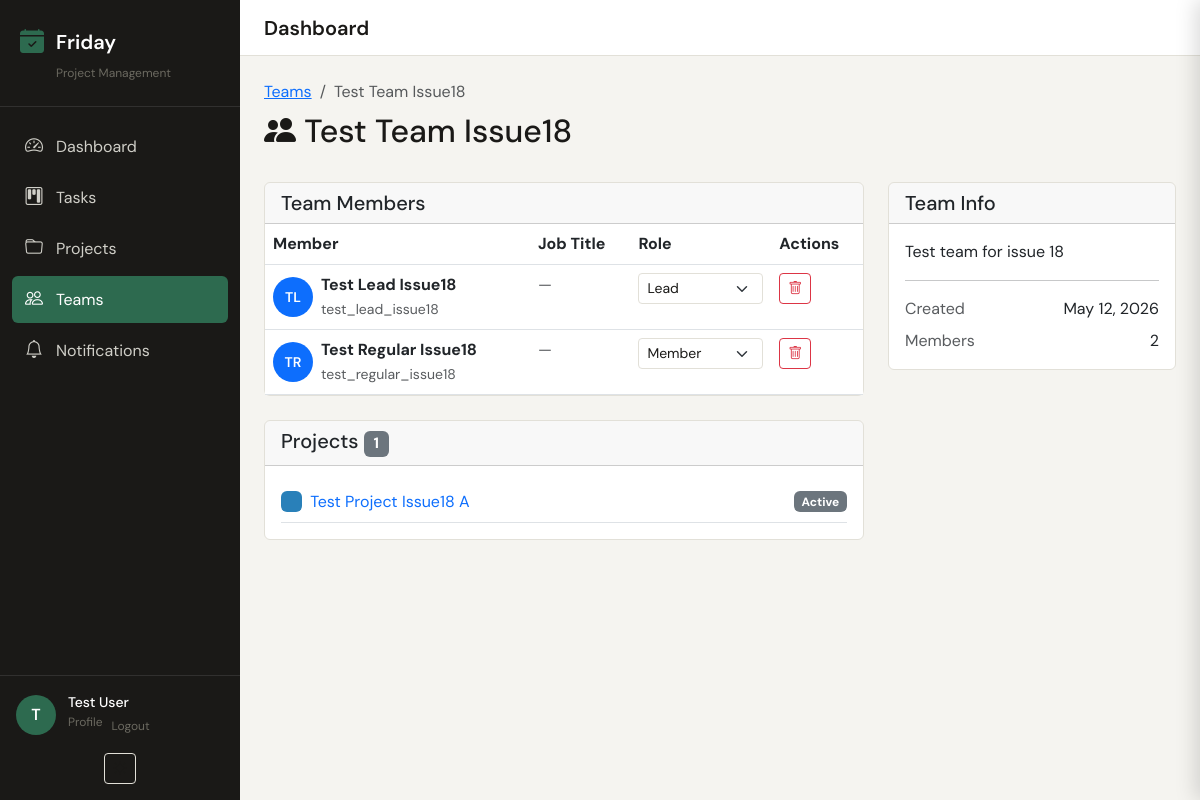
Page /teams/test-team-issue18/ (signed in) on the committed database.
### apps/accounts/models.py (models this page shows, shortened)
class User(AbstractUser):
    avatar = models.ImageField(upload_to='avatars/', blank=True)
    display_name = models.CharField(max_length=100, blank=True)
    job_title = models.CharField(max_length=100, blank=True)
    phone = models.CharField(max_length=30, blank=True)
    azure_oid = models.CharField(max_length=100, blank=True, db_index=True)  # object ID from token
    azure_upn = models.EmailField(blank=True)  # UserPrincipalName
    notify_email = models.BooleanField(default=True)
    notify_inapp = models.BooleanField(default=True)
    timezone = models.CharField(max_length=50, default='Europe/Berlin')
    class Meta:
        verbose_name = 'User'
        verbose_name_plural = 'Users'
    @property
    def full_name(self):
        return self.display_name or self.get_full_name() or self.username
    @property
    def teams(self):
        from apps.teams.models import Team
        return Team.objects.filter(memberships__user=self, is_active=True)
    @property
    def initials(self):
        parts = self.full_name.split()
        return ''.join(p[0].upper() for p in parts[:2]) if parts else '?'

### apps/teams/models.py (models this page shows, shortened)
class Team(TimeStampedModel):
    name        = models.CharField(max_length=100)
    slug        = models.SlugField(unique=True)
    description = models.TextField(blank=True)
    color       = models.CharField(max_length=7, default='#6366f1')
    icon        = models.CharField(max_length=50, blank=True)  # Bootstrap icon name
    is_active   = models.BooleanField(default=True)
    class Meta:
        ordering = ['name']

class TeamMembership(TimeStampedModel):
    ROLE_LEAD   = 'lead'
    ROLE_MEMBER = 'member'
    ROLE_GUEST  = 'guest'
    ROLE_CHOICES = [
        (ROLE_LEAD,   'Team Lead'),
        (ROLE_MEMBER, 'Member'),
        (ROLE_GUEST,  'Guest'),
    ]
    user      = models.ForeignKey(
        settings.AUTH_USER_MODEL,
        on_delete=models.CASCADE,
        related_name='team_memberships'
    )
    team      = models.ForeignKey(
        Team,
        on_delete=models.CASCADE,
        related_name='memberships'
    )
    role      = models.CharField(
        max_length=20,
        choices=ROLE_CHOICES,
        default=ROLE_MEMBER
    )
    joined_at = models.DateTimeField(auto_now_add=True)
    class Meta:
        unique_together = ('user', 'team')
        verbose_name = 'Team Membership'
        verbose_name_plural = 'Team Memberships'

### apps/projects/models.py (models this page shows, shortened)
class Project(TimeStampedModel):
    STATUS_PLANNING  = 'planning'
    STATUS_ACTIVE    = 'active'
    STATUS_ON_HOLD   = 'on_hold'
    STATUS_DONE      = 'done'
    STATUS_ARCHIVED  = 'archived'
    STATUS_CHOICES = [
        (STATUS_PLANNING, 'Planning'),
        (STATUS_ACTIVE,   'Active'),
        (STATUS_ON_HOLD,  'On Hold'),
        (STATUS_DONE,     'Done'),
        (STATUS_ARCHIVED, 'Archived'),
    ]
    VISIBILITY_MEMBERS = 'members'
    VISIBILITY_ORG     = 'organisation'
    VISIBILITY_CHOICES = [
        (VISIBILITY_MEMBERS, 'Members only'),
        (VISIBILITY_ORG,     'Entire organisation'),
    ]
    name        = models.CharField(max_length=200)
    description = models.TextField(blank=True)
    status      = models.CharField(
        max_length=20,
        choices=STATUS_CHOICES,
        default=STATUS_PLANNING
    )
    visibility  = models.CharField(
        max_length=20,
        choices=VISIBILITY_CHOICES,
        default=VISIBILITY_MEMBERS
    )
    owner       = models.ForeignKey(
        settings.AUTH_USER_MODEL,
        on_delete=models.SET_NULL,
        null=True,
        related_name='owned_projects'
    )
    start_date  = models.DateField(null=True, blank=True)
    due_date    = models.DateField(null=True, blank=True)
    priority    = models.IntegerField(default=0)
    color       = models.CharField(max_length=7, default='#3b82f6')
    user_members = models.ManyToManyField(
        settings.AUTH_USER_MODEL,
        through='ProjectUserMembership',
        related_name='member_projects',
        blank=True,
    )
    team_members = models.ManyToManyField(
        'teams.Team',
        through='ProjectTeamMembership',
        related_name='member_projects',
        blank=True,
    )
    class Meta:
        ordering = ['-updated_at']

### apps/teams/views.py (the view)
# urls.py: path('<slug:slug>/', views.TeamDetailView.as_view(), name='team-detail'),
class TeamDetailView(LoginRequiredMixin, DetailView):
    model = Team
    template_name = 'teams/detail.html'
    def get_context_data(self, **kwargs):
        ctx = super().get_context_data(**kwargs)
        ctx['memberships'] = self.object.memberships.select_related('user').order_by('role', 'user__display_name')
        ctx['projects'] = self.object.member_projects.exclude(
            status='archived'
        ).order_by('-updated_at')
        from apps.projects.models import Project
        ctx['available_projects'] = Project.objects.exclude(
            status='archived'
        ).exclude(
            team_members=self.object
        ).order_by('name')
        ctx['all_users'] = User.objects.filter(is_active=True).exclude(
            team_memberships__team=self.object
        ).order_by('display_name')
        ctx['is_lead'] = self.object.memberships.filter(
            user=self.request.user, role='lead'
        ).exists()
        return ctx

### apps/core/context_processors.py (called while the page is built)
def friday_context(request):
    context = {
        'app_version': '1.0.0',
        'user_teams': [],
        'unread_notification_count': 0,
    }
    if request.user.is_authenticated:
        try:
            context['user_teams'] = list(request.user.teams.all()) if hasattr(request.user, 'teams') else []
        except Exception:
            context['user_teams'] = []
        try:
            from apps.notifications.models import Notification
            context['unread_notification_count'] = Notification.objects.filter(
                recipient=request.user, is_read=False
            ).count()
        except Exception:
            context['unread_notification_count'] = 0
    return context

### templates/teams/detail.html (shortened to what this page needs)
{% extends 'base.html' %}
{% load static %}
{% block content %}
<div class="d-flex justify-content-between align-items-center mb-4">
    <div>
        <nav aria-label="breadcrumb">
            <ol class="breadcrumb mb-2">
                <li class="breadcrumb-item"><a href="{% url 'teams:team-list' %}">Teams</a></li>
                <li class="breadcrumb-item active" aria-current="page">{{ team.name }}</li>
            </ol>
        </nav>
        <h2>
            {% if team.icon %}
            <i class="bi bi-{{ team.icon }}"></i>
            {% endif %}
            {{ team.name }}
        </h2>
    </div>
</div>
<div class="row">
    <div class="col-lg-8">
        <div class="card mb-4">
            <div class="card-header">
                <h5 class="mb-0">Team Members</h5>
            </div>
            <div class="card-body p-0">
                <div id="member-list">
                    {% include 'teams/partials/member_list.html' %}
                </div>
            </div>
        </div>
        <div class="card">
            <div class="card-header">
                <h5 class="mb-0">Projects
                    <span class="badge bg-secondary">{{ projects.count }}</span>
                </h5>
            </div>
            <div class="card-body">
                {% include 'teams/partials/project_list.html' with team=team projects=projects available_projects=available_projects is_lead=is_lead %}
            </div>
        </div>
    </div>
    <div class="col-lg-4">
        <div class="card">
            <div class="card-header">
                <h5 class="mb-0">Team Info</h5>
            </div>
            <div class="card-body">
                {% if team.description %}
                <p>{{ team.description }}</p>
                {% else %}
                <p class="text-muted">No description provided.</p>
                {% endif %}
                <hr>
                <div class="d-flex justify-content-between mb-2">
                    <span class="text-muted">Created</span>
                    <span>{{ team.created_at|date:"M d, Y" }}</span>
                </div>
                <div class="d-flex justify-content-between">
                    <span class="text-muted">Members</span>
                    <span>{{ memberships.count }}</span>
                </div>
            </div>
        </div>
    </div>
</div>
{% endblock %}

### templates/partials/sidebar.html (shortened to what this page needs)
<aside class="friday-sidebar">
    <div class="sidebar-header">
        <div class="logo">
            <i class="bi bi-calendar-check-fill"></i>
            <span class="logo-text">Friday</span>
        </div>
        <div class="tagline">Project Management</div>
    </div>
    <nav class="sidebar-nav">
        <a href="{% url 'dashboard:dashboard' %}" class="nav-item {% if request.resolver_match.app_name == 'dashboard' %}active{% endif %}">
            <i class="bi bi-speedometer2"></i>
            <span>Dashboard</span>
        </a>
        <a href="{% url 'kanban:kanban-board' %}" class="nav-item {% if request.resolver_match.app_name == 'kanban' %}active{% endif %}">
            <i class="bi bi-kanban"></i>
            <span>Tasks</span>
        </a>
        <a href="{% url 'projects:project-list' %}" class="nav-item {% if request.resolver_match.app_name == 'projects' %}active{% endif %}">
            <i class="bi bi-folder"></i>
            <span>Projects</span>
        </a>
        <a href="{% url 'teams:team-list' %}" class="nav-item {% if request.resolver_match.app_name == 'teams' %}active{% endif %}">
            <i class="bi bi-people"></i>
            <span>Teams</span>
        </a>
        <a href="{% url 'notifications:notification-list' %}" class="nav-item {% if request.resolver_match.app_name == 'notifications' %}active{% endif %} position-relative">
            <i class="bi bi-bell"></i>
            <span>Notifications</span>
        </a>
    </nav>
    <div class="sidebar-footer">
        {% if user.is_authenticated %}
	        <div class="user-section">
	            <div class="user-avatar">
	                {% if user.avatar %}
	                    <img src="{{ user.avatar.url }}" alt="{{ user.full_name }}">
	                {% else %}
	                    <div class="avatar-placeholder">{{ user.username|first|upper }}</div>
	                {% endif %}
	            </div>
	            <div class="user-info">
	                <div class="user-name">{{ user.full_name }}</div>
	                <div class="d-flex gap-2">
	                    <a href="{% url 'accounts:profile' %}" class="user-action">Profile</a>
	                    <form method="post" action="{% url 'accounts:logout' %}">
	                        <button type="submit" class="btn btn-link p-0 user-action">Logout</button>
	                    </form>
	                </div>
	            </div>
	        </div>
	        {% endif %}
        {% include 'partials/theme_toggle.html' %}
    </div>
</aside>

### templates/teams/partials/member_row.html (shortened to what this page needs)
<tr>
    <td>
        <div class="d-flex align-items-center">
            <div class="avatar-circle bg-primary text-white me-2">
                {{ membership.user.initials }}
            </div>
            <div>
                <strong>{{ membership.user.full_name }}</strong><br>
                <small class="text-muted">{{ membership.user.username }}</small>
            </div>
        </div>
    </td>
    <td>
        {% if membership.user.job_title %}
        {{ membership.user.job_title }}
        {% else %}
        <span class="text-muted">—</span>
        {% endif %}
    </td>
    <td>
        <select class="form-select form-select-sm role-select"
                name="role"
                hx-post="{% url 'teams:team-member-role' team.slug membership.user.id %}"
                hx-target="closest tr"
                hx-swap="outerHTML">
            <option value="lead" {% if membership.role == 'lead' %}selected{% endif %}>Lead</option>
            <option value="member" {% if membership.role == 'member' %}selected{% endif %}>Member</option>
        </select>
    </td>
    <td>
        <button type="button"
                class="btn btn-sm btn-outline-danger"
                hx-post="{% url 'teams:team-member-remove' team.slug membership.user.id %}"
                hx-target="#member-list"
                hx-swap="innerHTML"
                hx-confirm="Are you sure you want to remove {{ membership.user.full_name }} from this team?">
            <i class="bi bi-trash"></i>
        </button>
    </td>
</tr>

### templates/teams/partials/project_list.html (shortened to what this page needs)
<div id="team-project-list">
  {% for project in projects %}
  <div class="d-flex align-items-center gap-2 py-2 border-bottom border-opacity-25">
    <span class="badge" style="background-color: {{ project.color }};">&nbsp;&nbsp;</span>
    <a href="{% url 'projects:project-detail' project.pk %}"
       class="flex-grow-1 text-decoration-none">
      {{ project.name }}
    </a>
    <span class="badge bg-secondary">
      {{ project.get_status_display }}
    </span>
  </div>
  {% empty %}
  <p class="text-muted fst-italic" style="font-size:13px;">
    Not assigned to any projects yet.
  </p>
  {% endfor %}
</div>

### static/css/friday.css (style rules this page uses)
body { font-family: 'DM Sans', -apple-system, BlinkMacSystemFont, 'Segoe UI', sans-serif; font-weight: 400; }
:root, [data-bs-theme="light"] { --friday-bg: #f5f4f0; --friday-surface: #ffffff; --friday-surface-alt: #f0efe9; --friday-border: #e2e0d8; --friday-text: #1a1917; --friday-text-muted: #6b6960; --friday-accent: #2d6a4f; --friday-accent-light: #d8f3dc; --sidebar-bg: #1a1917; }
body { background-color: var(--friday-bg); color: var(--friday-text); margin: 0; padding: 0; }
.friday-sidebar { width: 240px; background-color: var(--sidebar-bg); color: #eae8e0; display: flex; flex-direction: column; position: fixed; top: 0; left: 0; bottom: 0; overflow-y: auto; }
.sidebar-header { padding: 24px 20px; border-bottom: 1px solid rgba(255, 255, 255, 0.1); }
.sidebar-header .logo { display: flex; align-items: center; gap: 12px; font-size: 1.25rem; font-weight: 600; color: #fff; }
.sidebar-header .logo i { font-size: 1.5rem; color: var(--friday-accent); }
.sidebar-header .tagline { margin-top: 4px; font-size: 0.75rem; color: var(--friday-text-muted); padding-left: 36px; }
.sidebar-nav { flex: 1; padding: 16px 12px; }
.sidebar-nav .nav-item { display: flex; align-items: center; gap: 12px; padding: 10px 12px; border-radius: 6px; color: #d0cfc8; text-decoration: none; transition: all 0.2s; margin-bottom: 4px; }
.sidebar-nav .nav-item.active { background-color: var(--friday-accent); color: #fff; }
.sidebar-nav .nav-item i { font-size: 1.125rem; width: 20px; text-align: center; }
.sidebar-footer { padding: 16px; border-top: 1px solid rgba(255, 255, 255, 0.1); }
.user-section { display: flex; align-items: center; gap: 12px; margin-bottom: 12px; }
.user-avatar { width: 40px; height: 40px; border-radius: 50%; overflow: hidden; background-color: var(--friday-accent); display: flex; align-items: center; justify-content: center; }
.avatar-placeholder { color: #fff; font-weight: 600; font-size: 1rem; }
.user-info { flex: 1; }
.user-name { font-size: 0.875rem; font-weight: 500; color: #fff; }
.user-action { font-size: 0.75rem; color: var(--friday-text-muted); text-decoration: none; }
.card { background-color: var(--friday-surface); border-color: var(--friday-border); }
.form-control, .form-select { background-color: var(--friday-surface); border-color: var(--friday-border); color: var(--friday-text); }
.avatar-circle { width: 40px; height: 40px; border-radius: 50%; display: flex; align-items: center; justify-content: center; font-weight: 600; font-size: 0.875rem; flex-shrink: 0; }
.avatar-circle { width: 40px; height: 40px; border-radius: 50%; background: var(--friday-accent); color: white; display: inline-flex; align-items: center; justify-content: center; font-weight: 600; font-size: 14px; flex-shrink: 0; }
:root { --shadow-sm: 0 1px 3px rgba(0, 0, 0, 0.08); }

### rows in the picture
User: username|first "T", full_name "Test User"
Team: name "Test Team Issue18", description "Test team for issue 18", created_at "May 12, 2026"
TeamMembership: user.initials "TL", user.full_name "Test Lead Issue18", user.username "test_lead_issue18", role "Lead"
TeamMembership: user.initials "TR", user.full_name "Test Regular Issue18", user.username "test_regular_issue18", role "Member"
Project: name "Test Project Issue18 A", status "Active"

### other values in the picture
{{ projects.count }} "1"
{{ memberships.count }} "2"
